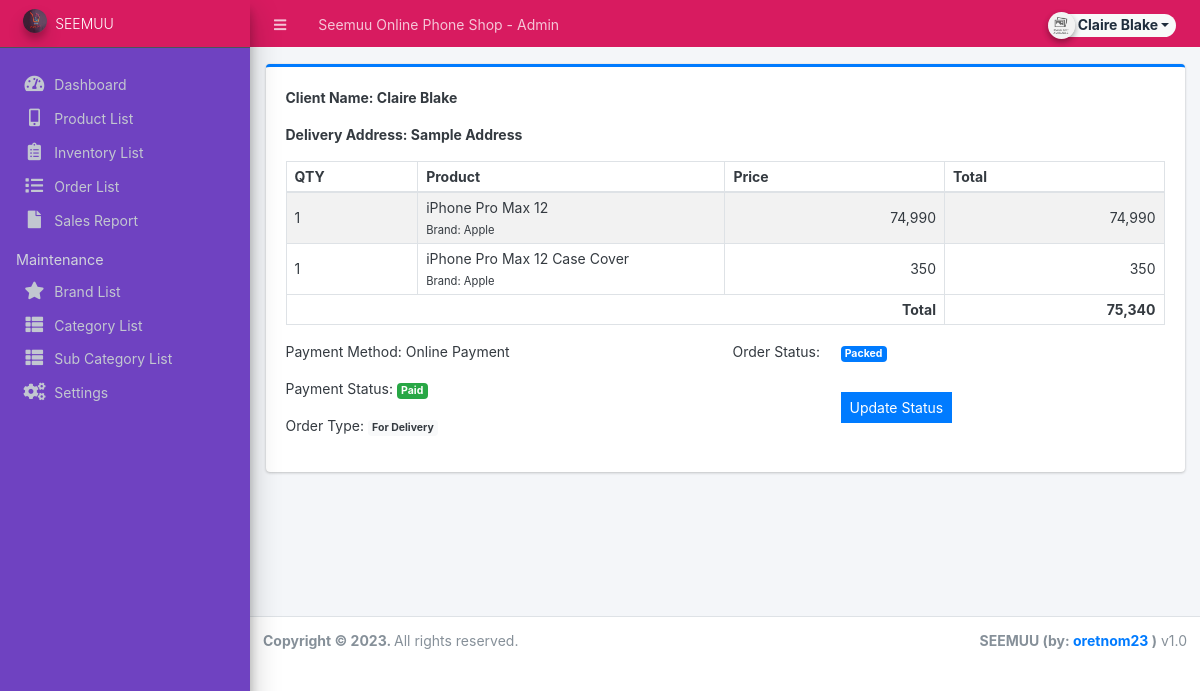
Screenshot of /admin/?page=orders/view_order&id=1 (signed in) with the database file from the repository.
### tables this page shows
CREATE TABLE `order_list` (
  `id` int(30) NOT NULL,
  `order_id` int(30) NOT NULL,
  `product_id` int(30) NOT NULL,
  `quantity` int(30) NOT NULL,
  `price` double NOT NULL,
  `total` double NOT NULL
);

CREATE TABLE `products` (
  `id` int(30) NOT NULL,
  `brand_id` int(30) NOT NULL,
  `category_id` int(30) NOT NULL,
  `sub_category_id` int(30) NOT NULL,
  `name` varchar(250) NOT NULL,
  `specs` text NOT NULL,
  `status` tinyint(1) NOT NULL DEFAULT '1',
  `date_created` datetime NOT NULL DEFAULT CURRENT_TIMESTAMP
);

CREATE TABLE `brands` (
  `id` int(30) NOT NULL,
  `name` varchar(250) NOT NULL,
  `description` text,
  `status` tinyint(1) NOT NULL DEFAULT '1',
  `date_created` datetime NOT NULL DEFAULT CURRENT_TIMESTAMP
);

### admin/orders/view_order.php (the view, shortened to what this page needs)
<div class="card card-outline card-primary">
    <div class="card-body">
        <div class="conitaner-fluid">
            <p><b>Client Name: <?php echo $client ?></b></p>
            <?php if($order_type == 1): ?>
            <p><b>Delivery Address: <?php echo $delivery_address ?></b></p>
            <?php endif; ?>
            <table class="table-striped table table-bordered" id="list">
                <colgroup>
                    <col width="15%">
                    <col width="35%">
                    <col width="25%">
                    <col width="25%">
                </colgroup>
                <thead>
                    <tr>
                        <th>QTY</th>
                        <th>Product</th>
                        <th>Price</th>
                        <th>Total</th>
                    </tr>
                </thead>
                <tbody>
                    <?php
                        $olist = $conn->query("SELECT o.*,p.name,b.name as bname FROM order_list o inner join products p on o.product_id = p.id inner join brands b on p.brand_id = b.id where o.order_id = '{$id}' ");
                        while($row = $olist->fetch_assoc()):
                        foreach($row as $k => $v){
                            $row[$k] = trim(stripslashes($v));
                        }
                    ?>
                    <tr>
                        <td><?php echo $row['quantity'] ?></td>
                        <td>
                            <p class="m-0"><?php echo $row['name']?></p>
                            <p class="m-0"><small>Brand: <?php echo $row['bname']?></small></p>
                        </td>
                        <td class="text-right"><?php echo number_format($row['price']) ?></td>
                        <td class="text-right"><?php echo number_format($row['price'] * $row['quantity']) ?></td>
                    </tr>
                    <?php endwhile; ?>
                </tbody>
                <tfoot>
                    <tr>
                        <th colspan='3'  class="text-right">Total</th>
                        <th class="text-right"><?php echo number_format($amount) ?></th>
                    </tr>
                </tfoot>
            </table>
        </div>
        <div class="row">
            <div class="col-6">
                <p>Payment Method: <?php echo $payment_method ?></p>
                <p>Payment Status: <?php echo $paid == 0 ? '<span class="badge badge-light text-dark">Unpaid</span>' : '<span class="badge badge-success">Paid</span>' ?></p>
                <p>Order Type: <?php echo $order_type == 1 ? '<span class="badge badge-light text-dark">For Delivery</span>' : '<span class="badge badge-light text-dark">Pick-up</span>' ?></p>
            </div>
            <div class="col-6 row row-cols-2">
                <div class="col-3">Order Status:</div>
                <div class="col-9">
                <?php
                    switch($status){
                        case '1':
                            echo '<span class="badge badge-primary">Packed</span>';
	                    break;
                    }
                ?>
                </div>
                <?php if(!isset($_GET['view'])): ?>
                <div class="col-3"></div>
                <div class="col">
                    <button type="button" id="update_status" class="btn btn-sm btn-flat btn-primary">Update Status</button>
                </div>
                <?php endif; ?>
            </div>
        </div>
    </div>
</div>

### rows the page displays
order_list: quantity "1", product.name "iPhone Pro Max 12", brands.name "Apple", price "74,990", $row['price'] * $row['quantity'] "74,990"
order_list: quantity "1", product.name "iPhone Pro Max 12 Case Cover", brands.name "Apple", price "350", $row['price']*$row['quantity'] "350"

### other values shown
$_settings->info('name') "Seemuu Online Phone Shop"
$_settings->userdata('firstname').' '.$_settings->userdata('lastname') "Claire Blake"
$_settings->info('short_name') "SEEMUU"
$client "Claire Blake"
$delivery_address "Sample Address"
$amount "75,340"
$payment_method "Online Payment"
